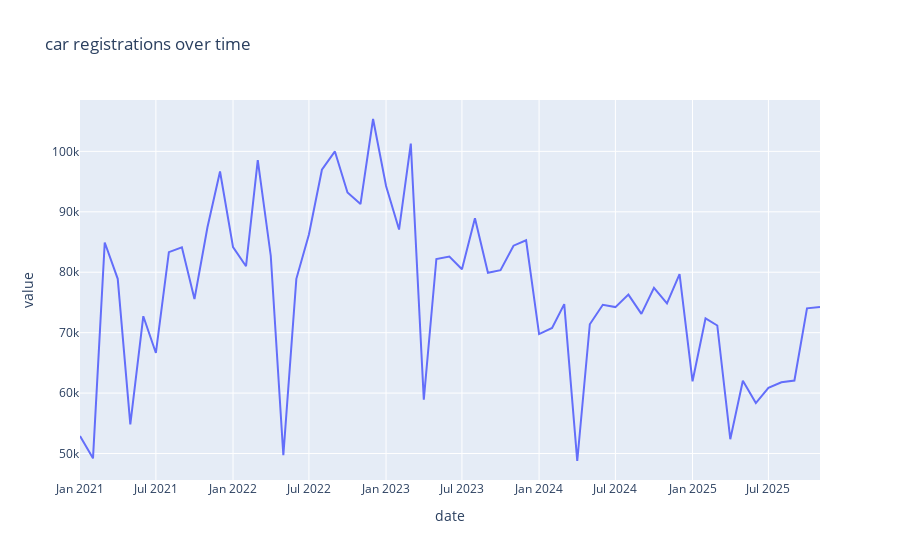

The notebook cell saved with this chart:
### Markdown cell above
cek line plot car

### Code cell
# plot garis time series data

fig = px.line(df,y='value',x=df.index, title='car registrations over time')

fig.show()
